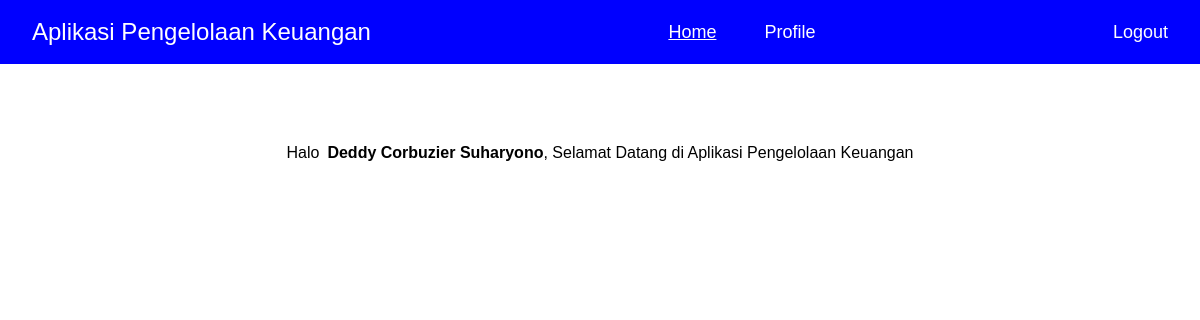
/home.php (signed in), run on the app's committed database.
### tables this page shows
CREATE TABLE `user` (
  `nik` char(16) DEFAULT NULL,
  `namaDepan` varchar(32) DEFAULT NULL,
  `namaTengah` varchar(32) DEFAULT NULL,
  `namaBelakang` varchar(32) DEFAULT NULL,
  `tempatLahir` varchar(32) DEFAULT NULL,
  `tanggalLahir` date DEFAULT NULL,
  `wargaNegara` varchar(32) DEFAULT NULL,
  `email` varchar(32) DEFAULT NULL,
  `noHp` varchar(16) DEFAULT NULL,
  `alamat` text DEFAULT NULL,
  `kodePos` int(5) DEFAULT NULL,
  `fotoProfil` varchar(128) DEFAULT NULL,
  `username` varchar(32) NOT NULL,
  `password` varchar(32) DEFAULT NULL
);

### home.php (the view, shortened to what this page needs)
<?php
    include("config.php");
    $str_query = "select * from user where username = '".$_SESSION['accountKey']."'";
    $query = mysqli_query($connection, $str_query);
    $row = mysqli_fetch_array($query);
?>
<!DOCTYPE html>
<html lang="en">
<head>
    <link rel="stylesheet" href="style.css">
</head>
<body>
    <div class="navbar">
        <div class="appName">
            Aplikasi Pengelolaan Keuangan
        </div>
        <div class="direct">
            <div class="home">
                <a href="home.php">Home</a>
            </div>
            <div class="profileDirect">
            <a href="profile.php">Profile</a>
            </div>
        </div>
        <div class="logout">
            <a href="logout.php">Logout</a>
        </div>
    </div>
    <div class="homeMain">
        <div class="halo"><p>Halo</p></div>
        <b>
            <?php
                echo $row['namaDepan']." ".$row['namaTengah']." ".$row['namaBelakang'];
            ?>
        </b>
        <p>, Selamat Datang di Aplikasi Pengelolaan Keuangan</p>
    </div>
</body>
</html>

### style.css (style rules this page uses)
* { margin: 0; padding: 0; }
body { font-family: sans-serif; }
.navbar { background-color: blue; height: 4rem; display: flex; flex-direction: row; justify-content: space-between; vertical-align:middle; align-items: center; text-align: center; }
.direct { display: flex; flex-direction: row; color: white; }
.appName { margin-left: 2rem; color: white; font-size: 24px; }
.home a { color: white; font-size: 18px; }
.profileDirect a { color: white; text-decoration: none; padding-left: 3rem; font-size: 18px; }
.logout a { color: white; text-decoration: none; padding-right: 2rem; font-size: 18px; }
.homeMain { display: flex; flex-direction: row; margin-top: 5rem; margin-left: auto; margin-right: auto; text-align: center; justify-content: center; }
.halo { padding-right: 0.5rem; }

### data on the page
user: namaDepan "Deddy", namaTengah "Corbuzier", namaBelakang "Suharyono"
